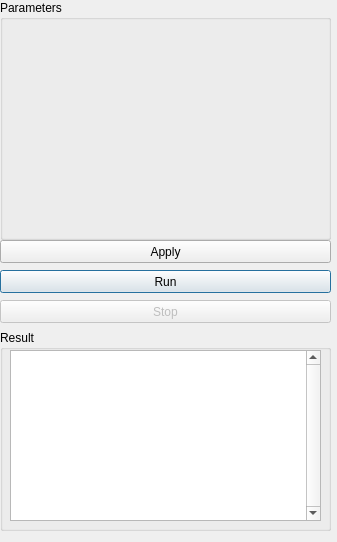
<?xml version="1.0" encoding="UTF-8"?>
<ui version="4.0">
 <author>Nestor Rodriguez</author>
 <class>Dialog</class>
 <widget class="QDialog" name="Dialog">
  <property name="windowModality">
   <enum>Qt::NonModal</enum>
  </property>
  <property name="geometry">
   <rect>
    <x>0</x>
    <y>0</y>
    <width>337</width>
    <height>542</height>
   </rect>
  </property>
  <property name="windowTitle">
   <string>Bmda</string>
  </property>
  <widget class="QWidget" name="verticalLayoutWidget">
   <property name="geometry">
    <rect>
     <x>0</x>
     <y>0</y>
     <width>331</width>
     <height>240</height>
    </rect>
   </property>
   <layout class="QVBoxLayout" name="verticalLayout">
    <item>
     <widget class="QGroupBox" name="paramBox">
      <property name="title">
       <string>Parameters</string>
      </property>
     </widget>
    </item>
   </layout>
  </widget>
  <widget class="QGroupBox" name="resultBox">
   <property name="geometry">
    <rect>
     <x>0</x>
     <y>330</y>
     <width>331</width>
     <height>201</height>
    </rect>
   </property>
   <property name="title">
    <string>Result</string>
   </property>
   <widget class="QTextEdit" name="resultTextEdit">
    <property name="geometry">
     <rect>
      <x>10</x>
      <y>20</y>
      <width>311</width>
      <height>171</height>
     </rect>
    </property>
    <property name="verticalScrollBarPolicy">
     <enum>Qt::ScrollBarAlwaysOn</enum>
    </property>
   </widget>
  </widget>
  <widget class="QPushButton" name="runButton">
   <property name="geometry">
    <rect>
     <x>0</x>
     <y>270</y>
     <width>331</width>
     <height>23</height>
    </rect>
   </property>
   <property name="text">
    <string>Run</string>
   </property>
  </widget>
  <widget class="QPushButton" name="applyButton">
   <property name="geometry">
    <rect>
     <x>0</x>
     <y>240</y>
     <width>331</width>
     <height>23</height>
    </rect>
   </property>
   <property name="text">
    <string>Apply</string>
   </property>
  </widget>
  <widget class="QPushButton" name="stopButton">
   <property name="enabled">
    <bool>false</bool>
   </property>
   <property name="geometry">
    <rect>
     <x>0</x>
     <y>300</y>
     <width>331</width>
     <height>23</height>
    </rect>
   </property>
   <property name="text">
    <string>Stop</string>
   </property>
  </widget>
 </widget>
 <resources/>
 <connections/>
</ui>
